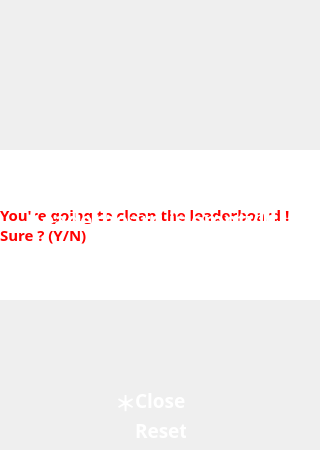
<?xml version="1.0" encoding="UTF-8"?>
<ui version="4.0">
 <class>ShowHigh</class>
 <widget class="QDialog" name="ShowHigh">
  <property name="geometry">
   <rect>
    <x>0</x>
    <y>0</y>
    <width>320</width>
    <height>450</height>
   </rect>
  </property>
  <property name="minimumSize">
   <size>
    <width>320</width>
    <height>450</height>
   </size>
  </property>
  <property name="maximumSize">
   <size>
    <width>320</width>
    <height>450</height>
   </size>
  </property>
  <property name="windowTitle">
   <string>Dialog</string>
  </property>
  <property name="windowIcon">
   <iconset resource="Source.qrc">
    <normaloff>:/Source/0_f.bmp</normaloff>:/Source/0_f.bmp</iconset>
  </property>
  <widget class="QLabel" name="label_2">
   <property name="geometry">
    <rect>
     <x>0</x>
     <y>0</y>
     <width>320</width>
     <height>450</height>
    </rect>
   </property>
   <property name="minimumSize">
    <size>
     <width>320</width>
     <height>450</height>
    </size>
   </property>
   <property name="maximumSize">
    <size>
     <width>320</width>
     <height>450</height>
    </size>
   </property>
   <property name="text">
    <string/>
   </property>
   <property name="pixmap">
    <pixmap resource="Source.qrc">:/Source/bg.PNG</pixmap>
   </property>
   <property name="scaledContents">
    <bool>true</bool>
   </property>
  </widget>
  <widget class="QLabel" name="label_4">
   <property name="geometry">
    <rect>
     <x>135</x>
     <y>390</y>
     <width>51</width>
     <height>21</height>
    </rect>
   </property>
   <property name="font">
    <font>
     <family>Tempus Sans ITC</family>
     <pointsize>14</pointsize>
     <weight>75</weight>
     <bold>true</bold>
    </font>
   </property>
   <property name="styleSheet">
    <string notr="true">color: rgb(255, 255, 255);</string>
   </property>
   <property name="text">
    <string>Close</string>
   </property>
  </widget>
  <widget class="QLabel" name="label_5">
   <property name="geometry">
    <rect>
     <x>135</x>
     <y>420</y>
     <width>51</width>
     <height>21</height>
    </rect>
   </property>
   <property name="font">
    <font>
     <family>Tempus Sans ITC</family>
     <pointsize>14</pointsize>
     <weight>75</weight>
     <bold>true</bold>
    </font>
   </property>
   <property name="styleSheet">
    <string notr="true">color: rgb(255, 255, 255);</string>
   </property>
   <property name="text">
    <string>Reset</string>
   </property>
  </widget>
  <widget class="QLabel" name="CHOICE">
   <property name="geometry">
    <rect>
     <x>115</x>
     <y>391</y>
     <width>21</width>
     <height>21</height>
    </rect>
   </property>
   <property name="font">
    <font>
     <family>Tempus Sans ITC</family>
     <pointsize>16</pointsize>
     <weight>75</weight>
     <bold>true</bold>
    </font>
   </property>
   <property name="styleSheet">
    <string notr="true">color: rgb(255, 255, 255);</string>
   </property>
   <property name="text">
    <string>＊</string>
   </property>
  </widget>
  <widget class="QLabel" name="warning">
   <property name="geometry">
    <rect>
     <x>0</x>
     <y>150</y>
     <width>320</width>
     <height>150</height>
    </rect>
   </property>
   <property name="font">
    <font>
     <family>Tempus Sans ITC</family>
     <pointsize>11</pointsize>
     <weight>75</weight>
     <bold>true</bold>
    </font>
   </property>
   <property name="styleSheet">
    <string notr="true">background-color: rgb(255, 255, 255);
color: rgb(255, 0, 0);</string>
   </property>
   <property name="text">
    <string>You're going to clean the leaderboard !&lt;br&gt;Sure ?  (Y/N)</string>
   </property>
  </widget>
  <widget class="QLabel" name="empty">
   <property name="geometry">
    <rect>
     <x>30</x>
     <y>180</y>
     <width>250</width>
     <height>80</height>
    </rect>
   </property>
   <property name="font">
    <font>
     <family>Tempus Sans ITC</family>
     <pointsize>16</pointsize>
     <weight>75</weight>
     <bold>true</bold>
    </font>
   </property>
   <property name="styleSheet">
    <string notr="true">color: rgb(255, 255, 255);</string>
   </property>
   <property name="text">
    <string>Leaderboard is empty!!!</string>
   </property>
  </widget>
 </widget>
 <resources>
  <include location="Source.qrc"/>
 </resources>
 <connections/>
</ui>
